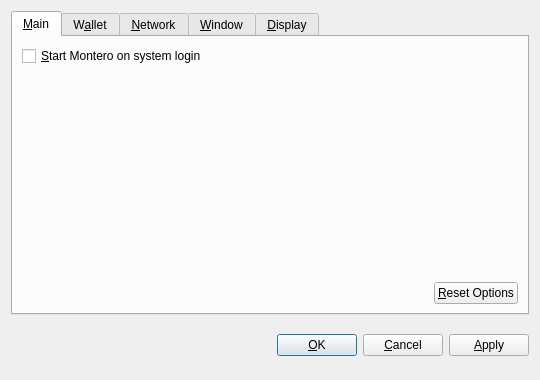
<?xml version="1.0" encoding="UTF-8"?>
<ui version="4.0">
 <class>OptionsDialog</class>
 <widget class="QDialog" name="OptionsDialog">
  <property name="geometry">
   <rect>
    <x>0</x>
    <y>0</y>
    <width>540</width>
    <height>380</height>
   </rect>
  </property>
  <property name="windowTitle">
   <string>Options</string>
  </property>
  <property name="modal">
   <bool>true</bool>
  </property>
  <layout class="QVBoxLayout" name="verticalLayout">
   <item>
    <widget class="QTabWidget" name="tabWidget">
     <property name="tabPosition">
      <enum>QTabWidget::North</enum>
     </property>
     <property name="currentIndex">
      <number>0</number>
     </property>
     <widget class="QWidget" name="tabMain">
      <attribute name="title">
       <string>&amp;Main</string>
      </attribute>
      <layout class="QVBoxLayout" name="verticalLayout_Main">
       <item>
        <widget class="QCheckBox" name="bitcoinAtStartup">
         <property name="toolTip">
          <string>Automatically start Montero after logging in to the system.</string>
         </property>
         <property name="text">
          <string>&amp;Start Montero on system login</string>
         </property>
        </widget>
       </item>
       <item>
        <spacer name="verticalSpacer_Main">
         <property name="orientation">
          <enum>Qt::Vertical</enum>
         </property>
         <property name="sizeHint" stdset="0">
          <size>
           <width>20</width>
           <height>40</height>
          </size>
         </property>
        </spacer>
       </item>
       <item>
        <layout class="QHBoxLayout" name="horizontalLayout_2_Main">
         <item>
          <spacer name="horizontalSpacer_2_Main">
           <property name="orientation">
            <enum>Qt::Horizontal</enum>
           </property>
           <property name="sizeHint" stdset="0">
            <size>
             <width>40</width>
             <height>20</height>
            </size>
           </property>
          </spacer>
         </item>
         <item>
          <widget class="QPushButton" name="resetButton">
           <property name="toolTip">
            <string>Reset all client options to default.</string>
           </property>
           <property name="text">
            <string>&amp;Reset Options</string>
           </property>
           <property name="autoDefault">
            <bool>false</bool>
           </property>
          </widget>
         </item>
        </layout>
       </item>
      </layout>
     </widget>
     <widget class="QWidget" name="tabWallet">
      <attribute name="title">
       <string>W&amp;allet</string>
      </attribute>
      <layout class="QVBoxLayout" name="verticalLayout_Network">
       <item>
        <widget class="QLabel" name="transactionFeeInfoLabel">
         <property name="text">
          <string>Optional transaction fee per kB that helps make sure your transactions are processed quickly. Most transactions are 1 kB.</string>
         </property>
         <property name="textFormat">
          <enum>Qt::PlainText</enum>
         </property>
         <property name="wordWrap">
          <bool>true</bool>
         </property>
        </widget>
       </item>
       <item>
        <layout class="QHBoxLayout" name="horizontalLayout_1_Main">
         <item>
          <widget class="QLabel" name="transactionFeeLabel">
           <property name="text">
            <string>Pay transaction &amp;fee</string>
           </property>
           <property name="textFormat">
            <enum>Qt::PlainText</enum>
           </property>
           <property name="buddy">
            <cstring>transactionFee</cstring>
           </property>
          </widget>
         </item>
         <item>
          <widget class="BitcoinAmountField" name="transactionFee"/>
         </item>
         <item>
          <spacer name="horizontalSpacer_1_Main">
           <property name="orientation">
            <enum>Qt::Horizontal</enum>
           </property>
           <property name="sizeHint" stdset="0">
            <size>
             <width>40</width>
             <height>20</height>
            </size>
           </property>
          </spacer>
         </item>
        </layout>
       </item>
       <item>
        <widget class="QLabel" name="label">
         <property name="text">
          <string>If you disable the spending of unconfirmed change, the change from a transaction cannot be used until that transaction has at least one confirmation. This also affects how your balance is computed.</string>
         </property>
         <property name="wordWrap">
          <bool>true</bool>
         </property>
        </widget>
       </item>
       <item>
        <widget class="QCheckBox" name="spendZeroConfChange">
         <property name="text">
          <string>Spend unconfirmed change  (experts only)</string>
         </property>
        </widget>
       </item>
       <item>
        <spacer name="verticalSpacer">
         <property name="orientation">
          <enum>Qt::Vertical</enum>
         </property>
         <property name="sizeHint" stdset="0">
          <size>
           <width>20</width>
           <height>40</height>
          </size>
         </property>
        </spacer>
       </item>
      </layout>
     </widget>
     <widget class="QWidget" name="tabNetwork">
      <attribute name="title">
       <string>&amp;Network</string>
      </attribute>
      <layout class="QVBoxLayout" name="verticalLayout_Network">
       <item>
        <widget class="QCheckBox" name="mapPortUpnp">
         <property name="toolTip">
          <string>Automatically open the Montero client port on the router. This only works when your router supports UPnP and it is enabled.</string>
         </property>
         <property name="text">
          <string>Map port using &amp;UPnP</string>
         </property>
        </widget>
       </item>
       <item>
        <widget class="QCheckBox" name="connectSocks">
         <property name="toolTip">
          <string>Connect to the Montero network through a SOCKS proxy (e.g. when connecting through Tor).</string>
         </property>
         <property name="text">
          <string>&amp;Connect through SOCKS proxy:</string>
         </property>
        </widget>
       </item>
       <item>
        <layout class="QHBoxLayout" name="horizontalLayout_Network">
         <item>
          <widget class="QLabel" name="proxyIpLabel">
           <property name="text">
            <string>Proxy &amp;IP:</string>
           </property>
           <property name="textFormat">
            <enum>Qt::PlainText</enum>
           </property>
           <property name="buddy">
            <cstring>proxyIp</cstring>
           </property>
          </widget>
         </item>
         <item>
          <widget class="QValidatedLineEdit" name="proxyIp">
           <property name="maximumSize">
            <size>
             <width>140</width>
             <height>16777215</height>
            </size>
           </property>
           <property name="toolTip">
            <string>IP address of the proxy (e.g. 127.0.0.1)</string>
           </property>
          </widget>
         </item>
         <item>
          <widget class="QLabel" name="proxyPortLabel">
           <property name="text">
            <string>&amp;Port:</string>
           </property>
           <property name="textFormat">
            <enum>Qt::PlainText</enum>
           </property>
           <property name="buddy">
            <cstring>proxyPort</cstring>
           </property>
          </widget>
         </item>
         <item>
          <widget class="QLineEdit" name="proxyPort">
           <property name="maximumSize">
            <size>
             <width>55</width>
             <height>16777215</height>
            </size>
           </property>
           <property name="toolTip">
            <string>Port of the proxy (e.g. 9050)</string>
           </property>
          </widget>
         </item>
         <item>
          <widget class="QLabel" name="socksVersionLabel">
           <property name="text">
            <string>SOCKS &amp;Version:</string>
           </property>
           <property name="textFormat">
            <enum>Qt::PlainText</enum>
           </property>
           <property name="buddy">
            <cstring>socksVersion</cstring>
           </property>
          </widget>
         </item>
         <item>
          <widget class="QValueComboBox" name="socksVersion">
           <property name="toolTip">
            <string>SOCKS version of the proxy (e.g. 5)</string>
           </property>
          </widget>
         </item>
         <item>
          <spacer name="horizontalSpacer_Network">
           <property name="orientation">
            <enum>Qt::Horizontal</enum>
           </property>
           <property name="sizeHint" stdset="0">
            <size>
             <width>40</width>
             <height>20</height>
            </size>
           </property>
          </spacer>
         </item>
        </layout>
       </item>
       <item>
        <spacer name="verticalSpacer_Network">
         <property name="orientation">
          <enum>Qt::Vertical</enum>
         </property>
         <property name="sizeHint" stdset="0">
          <size>
           <width>20</width>
           <height>40</height>
          </size>
         </property>
        </spacer>
       </item>
      </layout>
     </widget>
     <widget class="QWidget" name="tabWindow">
      <attribute name="title">
       <string>&amp;Window</string>
      </attribute>
      <layout class="QVBoxLayout" name="verticalLayout_Window">
       <item>
        <widget class="QCheckBox" name="minimizeToTray">
         <property name="toolTip">
          <string>Show only a tray icon after minimizing the window.</string>
         </property>
         <property name="text">
          <string>&amp;Minimize to the tray instead of the taskbar</string>
         </property>
        </widget>
       </item>
       <item>
        <widget class="QCheckBox" name="minimizeOnClose">
         <property name="toolTip">
          <string>Minimize instead of exit the application when the window is closed. When this option is enabled, the application will be closed only after selecting Quit in the menu.</string>
         </property>
         <property name="text">
          <string>M&amp;inimize on close</string>
         </property>
        </widget>
       </item>
       <item>
        <spacer name="verticalSpacer_Window">
         <property name="orientation">
          <enum>Qt::Vertical</enum>
         </property>
         <property name="sizeHint" stdset="0">
          <size>
           <width>20</width>
           <height>40</height>
          </size>
         </property>
        </spacer>
       </item>
      </layout>
     </widget>
     <widget class="QWidget" name="tabDisplay">
      <attribute name="title">
       <string>&amp;Display</string>
      </attribute>
      <layout class="QVBoxLayout" name="verticalLayout_Display">
       <item>
        <layout class="QHBoxLayout" name="horizontalLayout_1_Display">
         <item>
          <widget class="QLabel" name="langLabel">
           <property name="text">
            <string>User Interface &amp;language:</string>
           </property>
           <property name="textFormat">
            <enum>Qt::PlainText</enum>
           </property>
           <property name="buddy">
            <cstring>lang</cstring>
           </property>
          </widget>
         </item>
         <item>
          <widget class="QValueComboBox" name="lang">
           <property name="toolTip">
            <string>The user interface language can be set here. This setting will take effect after restarting Montero.</string>
           </property>
          </widget>
         </item>
        </layout>
       </item>
       <item>
        <layout class="QHBoxLayout" name="horizontalLayout_2_Display">
         <item>
          <widget class="QLabel" name="unitLabel">
           <property name="text">
            <string>&amp;Unit to show amounts in:</string>
           </property>
           <property name="textFormat">
            <enum>Qt::PlainText</enum>
           </property>
           <property name="buddy">
            <cstring>unit</cstring>
           </property>
          </widget>
         </item>
         <item>
          <widget class="QValueComboBox" name="unit">
           <property name="toolTip">
            <string>Choose the default subdivision unit to show in the interface and when sending coins.</string>
           </property>
          </widget>
         </item>
        </layout>
       </item>
       <item>
        <widget class="QCheckBox" name="displayAddresses">
         <property name="toolTip">
          <string>Whether to show Montero addresses in the transaction list or not.</string>
         </property>
         <property name="text">
          <string>&amp;Display addresses in transaction list</string>
         </property>
        </widget>
       </item>
       <item>
        <widget class="QCheckBox" name="coinControlFeatures">
         <property name="toolTip">
          <string>Whether to show coin control features or not.</string>
         </property>
         <property name="text">
          <string>Display coin &amp;control features (experts only!)</string>
         </property>
        </widget>
       </item>
       <item>
        <spacer name="verticalSpacer_Display">
         <property name="orientation">
          <enum>Qt::Vertical</enum>
         </property>
         <property name="sizeHint" stdset="0">
          <size>
           <width>20</width>
           <height>40</height>
          </size>
         </property>
        </spacer>
       </item>
      </layout>
     </widget>
    </widget>
   </item>
   <item>
    <layout class="QHBoxLayout" name="horizontalLayout_Buttons">
     <item>
      <spacer name="horizontalSpacer_1">
       <property name="orientation">
        <enum>Qt::Horizontal</enum>
       </property>
       <property name="sizeHint" stdset="0">
        <size>
         <width>40</width>
         <height>48</height>
        </size>
       </property>
      </spacer>
     </item>
     <item>
      <widget class="QLabel" name="statusLabel">
       <property name="font">
        <font>
         <weight>75</weight>
         <bold>true</bold>
        </font>
       </property>
       <property name="text">
        <string/>
       </property>
       <property name="textFormat">
        <enum>Qt::PlainText</enum>
       </property>
       <property name="wordWrap">
        <bool>true</bool>
       </property>
      </widget>
     </item>
     <item>
      <spacer name="horizontalSpacer_2">
       <property name="orientation">
        <enum>Qt::Horizontal</enum>
       </property>
       <property name="sizeHint" stdset="0">
        <size>
         <width>40</width>
         <height>48</height>
        </size>
       </property>
      </spacer>
     </item>
     <item>
      <widget class="QPushButton" name="okButton">
       <property name="text">
        <string>&amp;OK</string>
       </property>
      </widget>
     </item>
     <item>
      <widget class="QPushButton" name="cancelButton">
       <property name="text">
        <string>&amp;Cancel</string>
       </property>
       <property name="autoDefault">
        <bool>false</bool>
       </property>
      </widget>
     </item>
     <item>
      <widget class="QPushButton" name="applyButton">
       <property name="text">
        <string>&amp;Apply</string>
       </property>
       <property name="autoDefault">
        <bool>false</bool>
       </property>
      </widget>
     </item>
    </layout>
   </item>
  </layout>
 </widget>
 <customwidgets>
  <customwidget>
   <class>BitcoinAmountField</class>
   <extends>QSpinBox</extends>
   <header>bitcoinamountfield.h</header>
  </customwidget>
  <customwidget>
   <class>QValueComboBox</class>
   <extends>QComboBox</extends>
   <header>qvaluecombobox.h</header>
  </customwidget>
  <customwidget>
   <class>QValidatedLineEdit</class>
   <extends>QLineEdit</extends>
   <header>qvalidatedlineedit.h</header>
  </customwidget>
 </customwidgets>
 <resources/>
 <connections/>
</ui>
